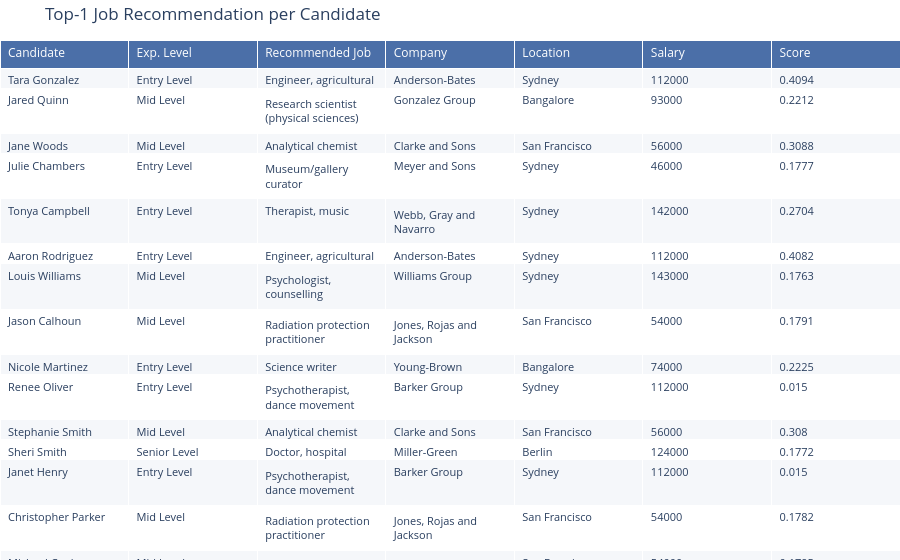
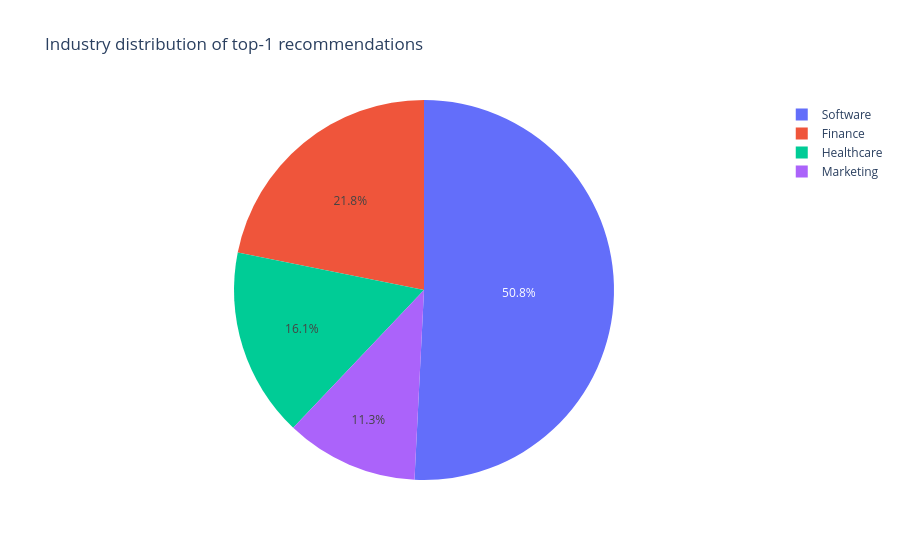

The code cell stored with these charts, in order, in its notebook:
### Code cell
import pandas as pd
import numpy as np
import matplotlib.pyplot as plt
import seaborn as sns
import plotly.express as px
import plotly.graph_objects as go
from matplotlib.patches import Rectangle

recs_df = pd.read_csv('../outputs/recommendations_with_metrics.csv')
jobs    = pd.read_csv('../data/processed/jobs_clean.csv')

# ══════════════════════════════════════════════════════════════════
# PROFESSIONAL STYLING - RED & BLACK THEME
# ══════════════════════════════════════════════════════════════════
# Color palette
PRIMARY_RED = '#dc143c'      # Crimson Red
PRIMARY_BLACK = '#1a1a1a'   # Deep Black
LIGHT_RED = '#fff5f5'       # Light red background
ACCENT_GRAY = '#2d2d2d'     # Dark gray

# Set professional style
sns.set_style("whitegrid")
plt.rcParams['figure.dpi'] = 120
plt.rcParams['font.size'] = 11
plt.rcParams['font.family'] = 'sans-serif'
plt.rcParams['axes.labelcolor'] = PRIMARY_BLACK
plt.rcParams['text.color'] = PRIMARY_BLACK
plt.rcParams['axes.edgecolor'] = ACCENT_GRAY
plt.rcParams['grid.color'] = '#e0e0e0'
plt.rcParams['grid.linestyle'] = '--'
plt.rcParams['grid.linewidth'] = 0.5

print("=" * 70)
print("JOB RECOMMENDATION DASHBOARD - PROFESSIONAL ANALYSIS")
print("=" * 70)

# ──────────────────────────────────────────────────────────────────
# CHART 1 — Top recommended jobs (Horizontal bar chart - Professional)
# ──────────────────────────────────────────────────────────────────
top1_counts = (recs_df[recs_df['Rank'] == 1]
               .groupby('Job_Title')
               .size()
               .sort_values(ascending=True)
               .tail(12))  # Top 12

fig, ax = plt.subplots(figsize=(12, 7))
bars = ax.barh(range(len(top1_counts)), top1_counts.values, 
               color=PRIMARY_RED, alpha=0.85, edgecolor=PRIMARY_BLACK, linewidth=1.5)

# Add value labels on bars
for i, (bar, val) in enumerate(zip(bars, top1_counts.values)):
    ax.text(val + 0.3, bar.get_y() + bar.get_height()/2, 
            f'{int(val)}', va='center', fontweight='bold', color=PRIMARY_BLACK)

ax.set_yticks(range(len(top1_counts)))
ax.set_yticklabels(top1_counts.index, fontsize=10)
ax.set_xlabel('Number of Candidates Matched', fontsize=12, fontweight='bold')
ax.set_title('Top 12 Most Frequently Recommended Jobs\n(Rank #1 Matches)', 
             fontsize=14, fontweight='bold', color=PRIMARY_BLACK, pad=20)
ax.set_facecolor(LIGHT_RED)
ax.spines['top'].set_visible(False)
ax.spines['right'].set_visible(False)
ax.spines['left'].set_color(ACCENT_GRAY)
ax.spines['bottom'].set_color(ACCENT_GRAY)
ax.grid(axis='x', alpha=0.4, linestyle='--')

plt.tight_layout()
plt.savefig('../outputs/chart_top_jobs.png', dpi=300, bbox_inches='tight', facecolor='white')
plt.show()

print("\n✓ Chart 1: Top recommended jobs - GENERATED")

# ──────────────────────────────────────────────────────────────────
# CHART 2 — Similarity score distribution (Professional histogram)
# ──────────────────────────────────────────────────────────────────
fig, ax = plt.subplots(figsize=(12, 7))

scores = recs_df[recs_df['Rank'] == 1]['Final_Score']
n, bins, patches = ax.hist(scores, bins=20, color=PRIMARY_RED, alpha=0.75, 
                            edgecolor=PRIMARY_BLACK, linewidth=1.5)

# Color gradient effect
for patch in patches:
    patch.set_facecolor(PRIMARY_RED)
    patch.set_edgecolor(PRIMARY_BLACK)

# Add statistics
mean_score = scores.mean()
median_score = scores.median()
ax.axvline(mean_score, color='#1a1a1a', linestyle='--', linewidth=2.5, label=f'Mean: {mean_score:.4f}')
ax.axvline(median_score, color='#ff6b6b', linestyle='-.', linewidth=2.5, label=f'Median: {median_score:.4f}')

ax.set_xlabel('Final Recommendation Score', fontsize=12, fontweight='bold')
ax.set_ylabel('Frequency (Number of Candidates)', fontsize=12, fontweight='bold')
ax.set_title('Distribution of Top-1 Match Scores\nScoring Metrics & Statistics', 
             fontsize=14, fontweight='bold', color=PRIMARY_BLACK, pad=20)
ax.set_facecolor(LIGHT_RED)
ax.spines['top'].set_visible(False)
ax.spines['right'].set_visible(False)
ax.spines['left'].set_color(ACCENT_GRAY)
ax.spines['bottom'].set_color(ACCENT_GRAY)
ax.legend(loc='upper right', fontsize=10, framealpha=0.95)
ax.grid(axis='y', alpha=0.4, linestyle='--')

plt.tight_layout()
plt.savefig('../outputs/chart_score_distribution.png', dpi=300, bbox_inches='tight', facecolor='white')
plt.show()

print("✓ Chart 2: Score distribution - GENERATED")

# ──────────────────────────────────────────────────────────────────
# CHART 3 — Professional Interactive table (Plotly - Red & Black)
# ──────────────────────────────────────────────────────────────────
top1_df = recs_df[recs_df['Rank'] == 1][[
    'Candidate_Name', 'Candidate_Exp_Level',
    'Job_Title', 'Company', 'Location',
    'Salary', 'Final_Score'
]].rename(columns={
    'Candidate_Name':      'Candidate',
    'Candidate_Exp_Level': 'Experience Level',
    'Job_Title':           'Recommended Job',
    'Final_Score':         'Match Score'
}).reset_index(drop=True)

# Round score for display
top1_df['Match Score'] = top1_df['Match Score'].round(4)

# Create professional table
fig = go.Figure(data=[go.Table(
    header=dict(
        values=['<b>' + col + '</b>' for col in top1_df.columns],
        fill_color=PRIMARY_RED,
        font=dict(color='white', size=13, family='Arial'),
        align='left',
        height=28
    ),
    cells=dict(
        values=[top1_df[c] for c in top1_df.columns],
        fill_color=[['#ffffff' if i % 2 == 0 else '#fff9f9'
                     for i in range(len(top1_df))]],
        align='left',
        font=dict(color=PRIMARY_BLACK, size=11, family='Arial'),
        height=26,
        line=dict(color='#e0e0e0', width=1)
    )
)])

fig.update_layout(
    title={
        'text': '<b>Top-1 Job Recommendation per Candidate</b><br><sub>Professional Match Analysis</sub>',
        'x': 0.5,
        'xanchor': 'center',
        'font': {'size': 18, 'color': PRIMARY_BLACK}
    },
    margin=dict(t=100, b=20, l=20, r=20),
    paper_bgcolor='white',
    font=dict(family='Arial', color=PRIMARY_BLACK),
    height=500
)

fig.write_html('../outputs/recommendations_table.html')
fig.show()

print("✓ Chart 3: Recommendations table - GENERATED")

# ──────────────────────────────────────────────────────────────────
# CHART 4 — Industry distribution (Professional pie chart)
# ──────────────────────────────────────────────────────────────────
ind_counts = (recs_df[recs_df['Rank'] == 1]
              .groupby('Industry')
              .size()
              .reset_index(name='Count')
              .sort_values('Count', ascending=False))

# Professional color palette - alternating red shades with black accents
colors_palette = [PRIMARY_RED if i % 2 == 0 else '#ff6b6b' for i in range(len(ind_counts))]

fig = px.pie(ind_counts, 
             names='Industry', 
             values='Count',
             title='<b>Industry Distribution of Top-1 Recommendations</b><br><sub>Market Sector Analysis</sub>',
             color_discrete_sequence=colors_palette,
             hole=0.3)  # Donut chart for professional look

fig.update_traces(
    textposition='inside',
    textinfo='label+percent',
    hovertemplate='<b>%{label}</b><br>Count: %{value}<br>Percentage: %{percent}<extra></extra>',
    marker=dict(line=dict(color=PRIMARY_BLACK, width=2))
)

fig.update_layout(
    font=dict(family='Arial', size=12, color=PRIMARY_BLACK),
    title_font=dict(size=16, color=PRIMARY_BLACK),
    paper_bgcolor='white',
    plot_bgcolor=LIGHT_RED,
    margin=dict(t=100, b=20, l=20, r=20),
    height=600
)

fig.write_html('../outputs/chart_industry_pie.html')
fig.show()

print("✓ Chart 4: Industry distribution - GENERATED")

# ──────────────────────────────────────────────────────────────────
# SUMMARY STATISTICS
# ──────────────────────────────────────────────────────────────────
print("\n" + "=" * 70)
print("DASHBOARD SUMMARY STATISTICS")
print("=" * 70)
print(f"\n📊 Total Recommendations Generated: {len(recs_df):,}")
print(f"👥 Total Candidates: {len(recs_df[recs_df['Rank'] == 1]):,}")
print(f"💼 Total Jobs Recommended: {recs_df['Job_Title'].nunique():,}")
print(f"🏢 Industries Covered: {recs_df['Industry'].nunique()}")

print(f"\n📈 Score Statistics (Top-1 Matches):")
print(f"   • Mean Score: {scores.mean():.4f}")
print(f"   • Median Score: {scores.median():.4f}")
print(f"   • Std Dev: {scores.std():.4f}")
print(f"   • Min Score: {scores.min():.4f}")
print(f"   • Max Score: {scores.max():.4f}")

print(f"\n✨ Most Recommended Job: {top1_counts.index[-1]}")
print(f"   Matched with {top1_counts.values[-1]} candidates")

print("\n✅ All charts saved to outputs/")
print("   → chart_top_jobs.png")
print("   → chart_score_distribution.png")
print("   → recommendations_table.html")
print("   → chart_industry_pie.html")
print("\n" + "=" * 70)

### Figure 1 — Plotly figure (JSON) as saved in the notebook; plotly's stock layout.template omitted (floating-point values rounded to 4 significant figures; data arrays with more than 128 entries replaced by an {"elided": "..."} marker saying what was removed)
{"data": [{"cells": {"align": "left", "fill": {"color": {"elided": "1x815 str values"}}, "font": {"size": 11}, "values": {"elided": "7x815 mixed values"}}, "header": {"align": "left", "fill": {"color": "#4B6FA8"}, "font": {"color": "white", "size": 12}, "values": ["Candidate", "Exp. Level", "Recommended Job", "Company", "Location", "Salary", "Score"]}, "type": "table"}], "layout": {"margin": {"b": 0, "l": 0, "r": 0, "t": 40}, "title": {"text": "Top-1 Job Recommendation per Candidate"}}}

### Figure 2 — Plotly figure (JSON) as saved in the notebook; plotly's stock layout.template omitted (floating-point values rounded to 4 significant figures)
{"data": [{"domain": {"x": [0, 1], "y": [0, 1]}, "hovertemplate": "Industry=%{label}<br>Count=%{value}<extra></extra>", "labels": ["Finance", "Healthcare", "Marketing", "Software"], "legendgroup": "", "name": "", "showlegend": true, "type": "pie", "values": [178, 131, 92, 414]}], "layout": {"legend": {"tracegroupgap": 0}, "title": {"text": "Industry distribution of top-1 recommendations"}}}
